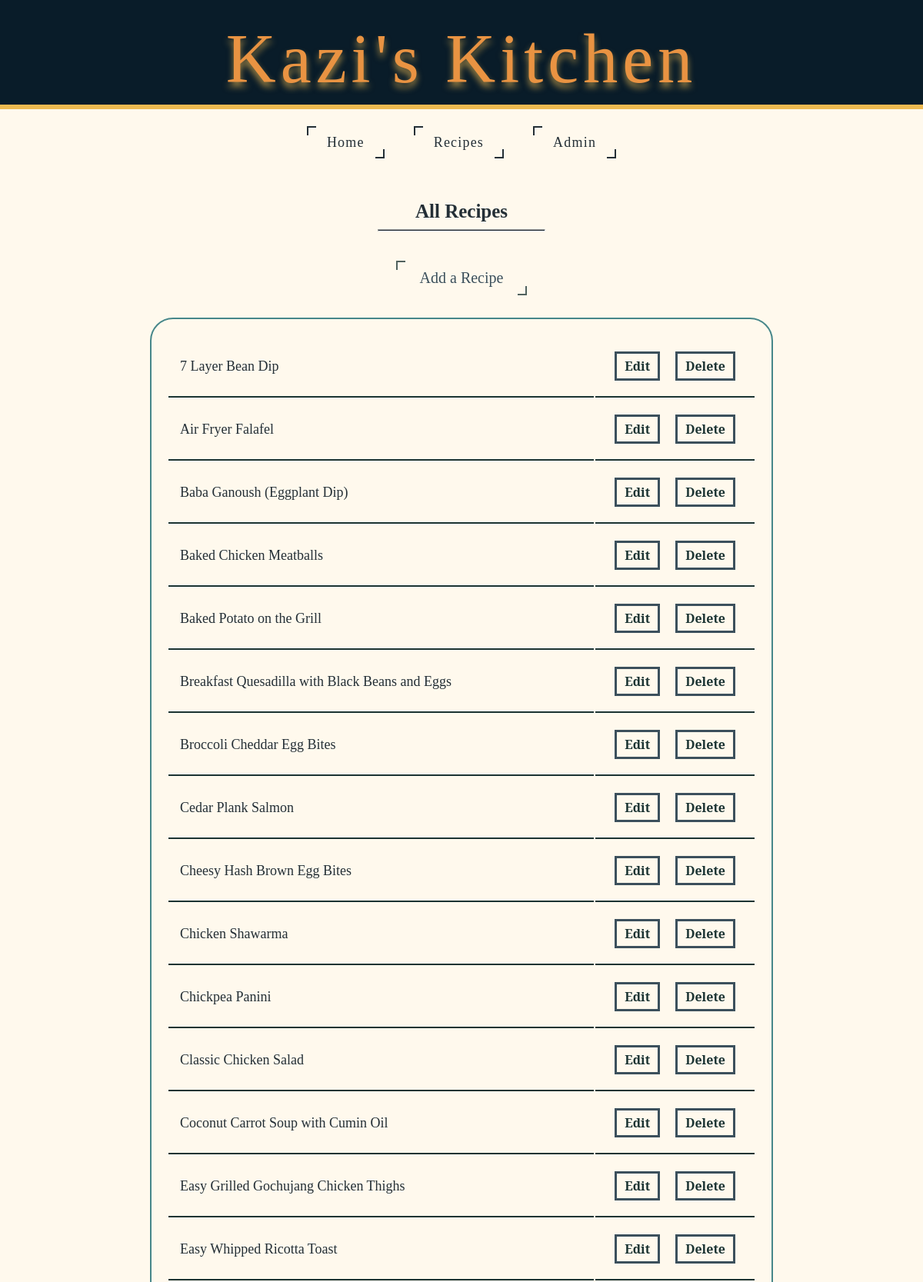
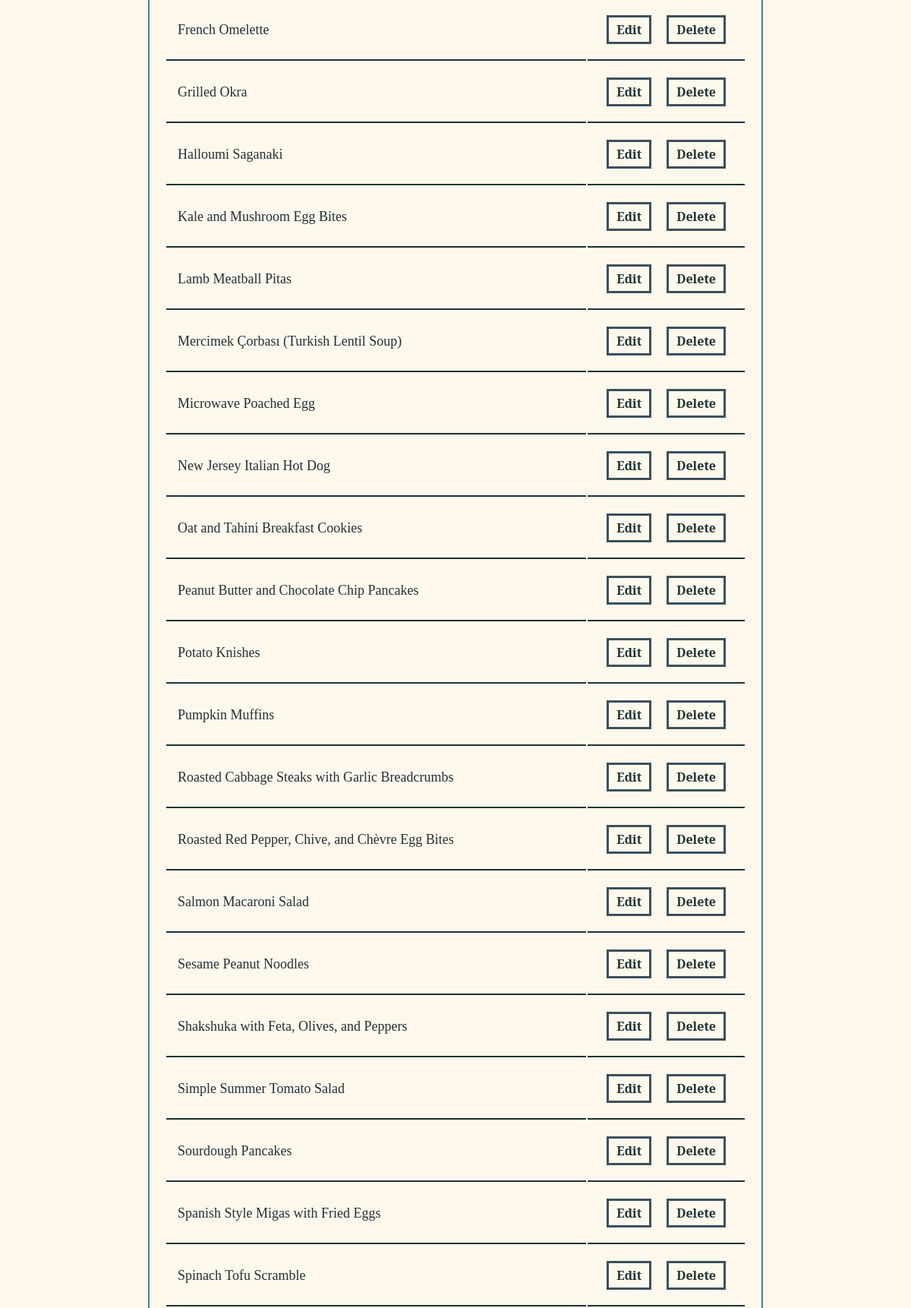
The app's page /final/admin/recipes/index.php (upper part) with its own data (2 pictures, top to bottom).
### tables this page shows
CREATE TABLE `recipe` (
  `id` int(11) NOT NULL,
  `recipe_name` text NOT NULL,
  `servings` int(11) NOT NULL,
  `cook_time` int(11) NOT NULL,
  `prep_time` int(11) NOT NULL,
  `description` longtext NOT NULL,
  `ingredients` longtext NOT NULL,
  `directions` longtext NOT NULL,
  `image_path` varchar(250) NOT NULL
);

### final/.env.local.php (called while the page is built)
<?php
$APP_CONFIG = [
    'environment' => 'development',
    'site_name' => 'Kazi\s Kitchen',
    'site_url' => 'http://localhost/idm232/idm232-sfs76/final',
    'database_host' => 'localhost',
    'database_user' => 'root',
    'database_pass' => '',
    'database_name' => 'local_idm232_01'
];
?>

### final/_includes/helper-functions.php (called while the page is built, shortened)
<?php
function site_url()
{
    global $APP_CONFIG;
    return $APP_CONFIG['site_url'];
}
?>

### final/admin/recipes/index.php (the view, shortened to what this page needs)
<?php
include_once __DIR__ . '/../../app.php';
include_once __DIR__ . '/../../_components/header.php';
?>
<?php
$query = 'SELECT * FROM recipe ORDER BY recipe_name ASC';
$result = mysqli_query($db_connection, $query);
?>
<div class="adminBody">
  <div class="adminViewAll">
    <div class="adminViewAll_TopSec">
      <div class="header center">
        <h1 class="ffArchitectsDaughter topSecHeader text-center center">All Recipes</h1>
        <hr class="hr_20">
      </div>
      <div class="centerBtnDiv">
        <button type="button"
          class="i centerBtnDiv">
          <a href="<?php echo site_url() . '/admin/recipes/create.php' ?>" class="centerBtn">
            Add a Recipe</a></button>
      </div>
    </div>
    <div class="adminTable">
      <table class="adminDiv">
        <tbody>
          <?php
            $site_url = site_url();
            while ($recipe = mysqli_fetch_array($result)) {
              echo "<tr >
                <td class='recipeName'>{$recipe['recipe_name']}</td>
                <td class='recipeButtons'>
                  <a href='{$site_url}/admin/recipes/edit.php?id={$recipe['id']}' class='editDeleteBtn'>Edit</a>
                  <a href='{$site_url}/admin/recipes/delete.php?id={$recipe['id']}' class='editDeleteBtn deleteBtn'>Delete</a>
                </td>
              </tr>";
            }
            ?>
        </tbody>
      </table>
    </div>
  </div>
</div>
<?php include_once __DIR__ . '/../../_components/footer.php'; ?>

### records on screen
recipe: recipe_name "7 Layer Bean Dip"
recipe: recipe_name "Air Fryer Falafel"
recipe: recipe_name "Baba Ganoush (Eggplant Dip)"
recipe: recipe_name "Baked Chicken Meatballs"
recipe: recipe_name "Baked Potato on the Grill"
recipe: recipe_name "Breakfast Quesadilla with Black Beans and Eggs"
recipe: recipe_name "Broccoli Cheddar Egg Bites"
recipe: recipe_name "Cedar Plank Salmon"
recipe: recipe_name "Cheesy Hash Brown Egg Bites"
recipe: recipe_name "Chicken Shawarma"
recipe: recipe_name "Chickpea Panini"
recipe: recipe_name "Classic Chicken Salad"
recipe: recipe_name "Coconut Carrot Soup with Cumin Oil"
recipe: recipe_name "Easy Grilled Gochujang Chicken Thighs"
recipe: recipe_name "Easy Whipped Ricotta Toast"
recipe: recipe_name "French Omelette"
recipe: recipe_name "Grilled Okra"
recipe: recipe_name "Halloumi Saganaki"
recipe: recipe_name "Kale and Mushroom Egg Bites"
recipe: recipe_name "Lamb Meatball Pitas"
recipe: recipe_name "Mercimek Çorbası (Turkish Lentil Soup)"
recipe: recipe_name "Microwave Poached Egg"
recipe: recipe_name "New Jersey Italian Hot Dog"
recipe: recipe_name "Oat and Tahini Breakfast Cookies"
recipe: recipe_name "Peanut Butter and Chocolate Chip Pancakes"
recipe: recipe_name "Potato Knishes"
recipe: recipe_name "Pumpkin Muffins"
recipe: recipe_name "Roasted Cabbage Steaks with Garlic Breadcrumbs"
recipe: recipe_name "Roasted Red Pepper, Chive, and Chèvre Egg Bites"
recipe: recipe_name "Salmon Macaroni Salad"
recipe: recipe_name "Sesame Peanut Noodles"
recipe: recipe_name "Shakshuka with Feta, Olives, and Peppers"
recipe: recipe_name "Simple Summer Tomato Salad"
recipe: recipe_name "Sourdough Pancakes"
recipe: recipe_name "Spanish Style Migas with Fried Eggs"
recipe: recipe_name "Spinach Tofu Scramble"
